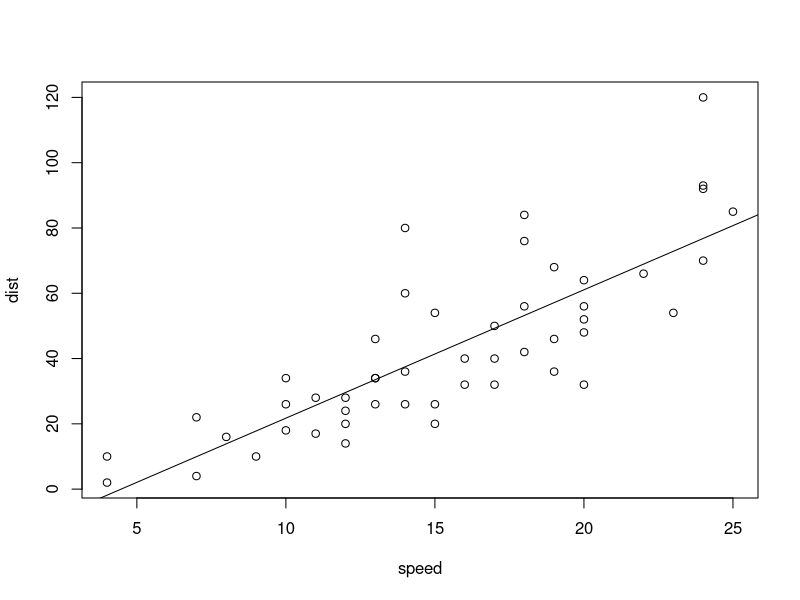
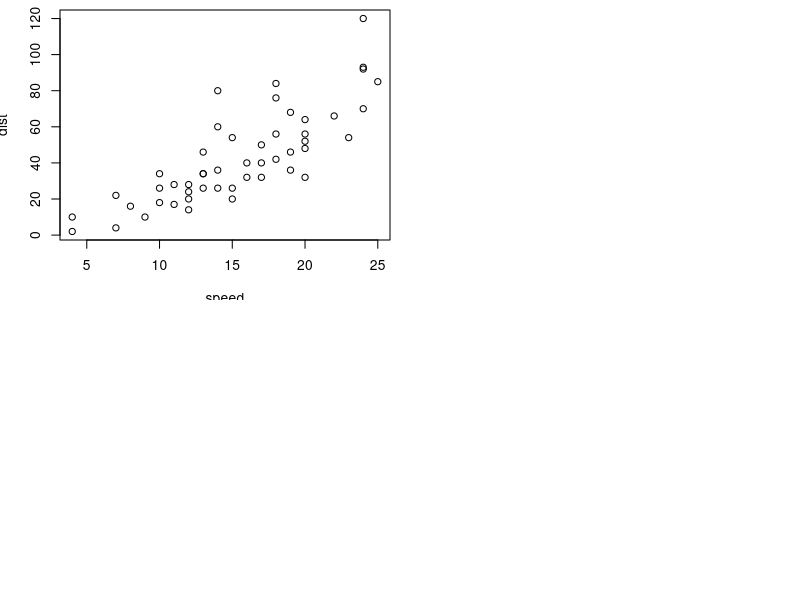
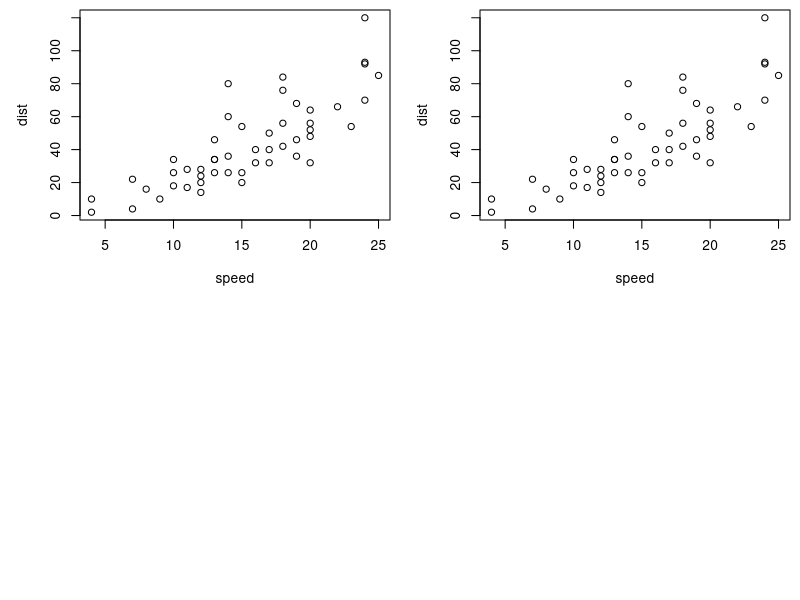
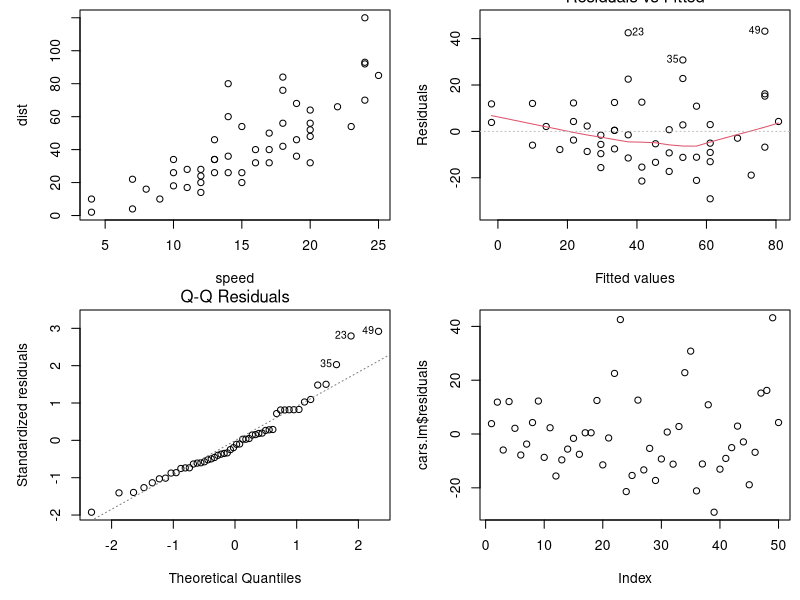

Generate these figures, in order, with R: (Note: this script raises an error after producing the figures.)
cars.lm <- lm(dist ~ speed, data = cars)

plot(dist ~ speed, data=cars)
cars.lm <- lm(dist ~ speed, data=cars)
abline(cars.lm)
summary(cars.lm)
confint(cars.lm)
predict(cars.lm, data.frame(speed = 15), interval="prediction")
predict(cars.lm, data.frame(speed = 15), interval="confidence")
par(mfrow=c(2,2), mai=c(0.6,0.6,0.1,0.1))
plot(dist ~ speed, data=cars)
par(mfrow=c(2,2), mai=c(0.8,0.8,0.1,0.1))
plot(dist ~ speed, data=cars)
plot(dist ~ speed, data=cars)
par(mfrow=c(2,2), mai=c(0.8,0.8,0.1,0.1))
plot(dist ~ speed, data=cars)
plot(cars.lm, which=1:2)
plot(cars.lm$residuals)
summary(cars.lm)
confint(cars.lm)
predict(cars.lm, data.frame(speed = 15), interval="prediction")
predict(cars.lm, data.frame(speed = 15), interval="confidence")



boxCox(cars.lm)

boxCox(cars.lm, lambda = seq(0,4,.1))

#There's an issues with  regression and we see that the variance gets larger
plot(height ~ age, data = Loblolly)
lob.lm <- lm(height ~ age, data = Loblolly)
abline(lob.lm)

#We tranform our Y values by 1.3 found by boxcox
boxCox(lob.lm, lambda = seq(1,2,.1))

#We plot the regression in our faux universe
plot(height^1.3 ~ age, data = Loblolly)
lob.lm.1.3 <- lm(height^1.3 ~ age, data = Loblolly)
abline(lob.lm.1.3)

#We pull out our values for this regression...
summary(lob.lm.1.3)

#And plot them into the real world.
plot(height ~ age, data  = Loblolly)
b <- coef(lob.lm.1.3)
b
curve((b[1] +b[2]*x)^(1/1.3), add = TRUE)



#Three different tables to know

summary(lob.lm)
anova(lob.lm)
pureErrorAnova(lob.lm)

bptest(lob.lm)

plot(height ~ age, data = Loblolly) 
lob.lm <- lm(height ~ age, data = Loblolly)
abline(lob.lm)
plot(lob.lm, which = 1)

lob.sqrt.lm <- lm(sqrt(height) ~ age, data = Loblolly)
plot(sqrt(height) ~ age, data = Loblolly)
abline(lob.sqrt.lm)
#Protect the X variable with "I" 
plot(sqrt(height) ~ I(sqrt(age)), data = Loblolly)

lob.sqrt.lm.with.x <- lm(sqrt(height) ~ I(log10(age)), data = Loblolly)
abline(lob.sqrt.lm.with.x)

lob.sqrt.lg.lm <- lm(sqrt(height) ~ I(log10(age)), data = Loblolly)
plot(sqrt(height) ~ I(log10(age)), data = Loblolly)
abline(lob.sqrt.lg.lm)

b2 <- coef(lob.sqrt.lg.lm)

curve((b2[1] + b2[2]*log10(x))^2, add = TRUE, col = "skyblue")


#Lowess curve

lines(lowess(Loblolly$age, Loblolly$height), col = "red")
